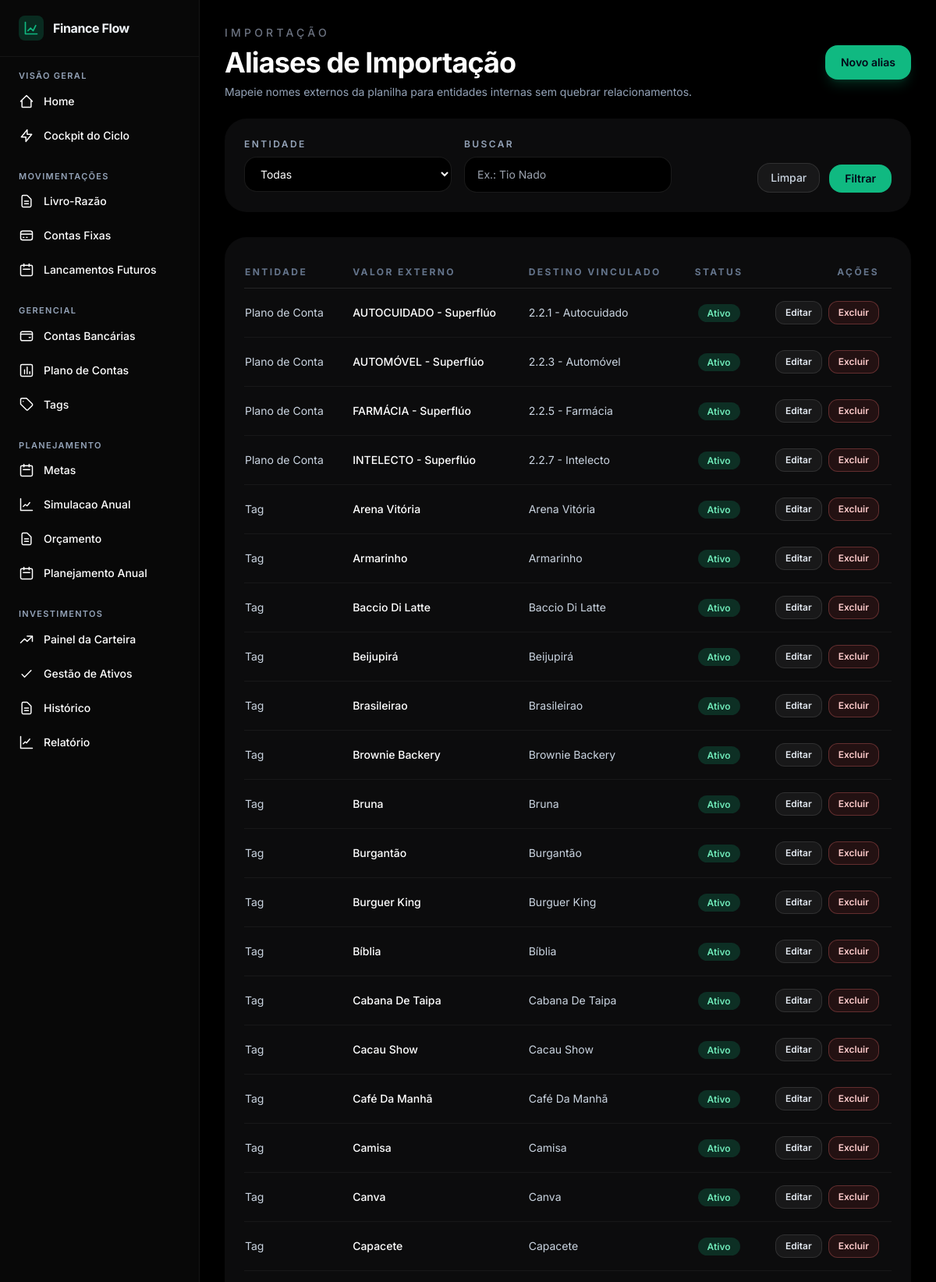
Screenshot of /importacao/aliases/ (upper part) with the database file from the repository.
### apps/transacoes/models.py (models this page shows, shortened)
class AliasImportacao(ModeloBase):
    class Entidade(models.TextChoices):
        TAG = 'Tag', 'Tag'
        PLANO_CONTA = 'PlanoConta', 'Plano de Conta'
        CONTA_BANCARIA = 'ContaBancaria', 'Conta Bancária'
    entidade = models.CharField(max_length=20, choices=Entidade.choices)
    valor_externo = models.CharField(max_length=180)
    tag = models.ForeignKey(
        'contas.Tag',
        on_delete=models.SET_NULL,
        null=True,
        blank=True,
        related_name='aliases_importacao',
    )
    plano_conta = models.ForeignKey(
        'contas.PlanoConta',
        on_delete=models.SET_NULL,
        null=True,
        blank=True,
        related_name='aliases_importacao',
    )
    conta_bancaria = models.ForeignKey(
        'contas.ContaBancaria',
        on_delete=models.SET_NULL,
        null=True,
        blank=True,
        related_name='aliases_importacao',
    )
    ativo = models.BooleanField(default=True)
    class Meta:
        verbose_name = 'Alias de Importação'
        verbose_name_plural = 'Aliases de Importação'
        ordering = ['entidade', 'valor_externo']
        unique_together = [('entidade', 'valor_externo')]

### apps/contas/models.py (models this page shows, shortened)
class Tag(ModeloBase):
    nome = models.CharField(max_length=100)
    plano_conta = models.ForeignKey(
        PlanoConta,
        on_delete=models.SET_NULL,
        null=True,
        blank=True,
        related_name='tags',
    )
    cor_hexadecimal = models.CharField(max_length=7, null=True, blank=True)
    class Meta:
        verbose_name = 'Tag'
        verbose_name_plural = 'Tags'

### apps/transacoes/views.py (the view)
# urls.py: path('importacao/aliases/', views.lista_aliases_importacao, name='lista_aliases_importacao'),
def lista_aliases_importacao(request):
	entidade = (request.GET.get('entidade') or '').strip()
	busca = (request.GET.get('q') or '').strip()
	aliases = AliasImportacao.objects.select_related('tag', 'plano_conta', 'conta_bancaria').order_by('entidade', 'valor_externo')
	if entidade:
		aliases = aliases.filter(entidade=entidade)
	if busca:
		aliases = aliases.filter(valor_externo__icontains=busca)
	for alias in aliases:
		alias.destino_resumo = _resumo_destino_alias(alias)
	context = {
		'aliases': aliases,
		'entidades': AliasImportacao.Entidade.choices,
		'filtros': {
			'entidade': entidade,
			'q': busca,
		},
	}
	return render(request, 'transacoes/importacao/lista_aliases.html', context)

### apps/transacoes/views.py (called while the page is built)
def _resumo_destino_alias(alias):
	if alias.entidade == AliasImportacao.Entidade.TAG and alias.tag_id:
		return {'id': alias.tag_id, 'nome': alias.tag.nome}
	if alias.entidade == AliasImportacao.Entidade.PLANO_CONTA and alias.plano_conta_id:
		nome = f'{alias.plano_conta.codigo} - {alias.plano_conta.nome}' if alias.plano_conta.codigo else alias.plano_conta.nome
		return {'id': alias.plano_conta_id, 'nome': nome}
	if alias.entidade == AliasImportacao.Entidade.CONTA_BANCARIA and alias.conta_bancaria_id:
		return {'id': alias.conta_bancaria_id, 'nome': alias.conta_bancaria.nome}
	return {'id': None, 'nome': 'Sem vínculo'}

### templates/transacoes/importacao/lista_aliases.html (shortened to what this page needs)
{% extends "layouts/base.html" %}
{% block content %}
<div class="mx-auto max-w-7xl">
  <div class="flex flex-col gap-4 md:flex-row md:items-center md:justify-between">
    <div>
      <p class="text-sm font-medium uppercase tracking-[0.3em] text-gray-500">Importação</p>
      <h1 class="mt-2 text-4xl font-bold tracking-tight text-white">Aliases de Importação</h1>
      <p class="mt-2 max-w-2xl text-sm text-slate-400">Mapeie nomes externos da planilha para entidades internas sem quebrar relacionamentos.</p>
    </div>
    <a href="{% url 'transacoes:novo_alias_importacao' %}" class="inline-flex items-center justify-center rounded-2xl bg-neonprimary px-5 py-3 text-sm font-semibold text-slate-950 shadow-lg shadow-neonprimary/20 transition hover:brightness-110">
      Novo alias
    </a>
  </div>
  <section class="glass-panel mt-6 rounded-[28px] p-6 shadow-2xl shadow-black/10">
    <form method="GET" class="grid grid-cols-1 gap-4 md:grid-cols-3">
      <div>
        <label for="entidade" class="mb-2 block text-xs font-semibold uppercase tracking-[0.2em] text-slate-400">Entidade</label>
        <select id="entidade" name="entidade" class="w-full rounded-2xl border border-white/10 bg-darkbg px-4 py-3 text-sm text-white outline-none transition focus:border-neonprimary/40">
          <option value="">Todas</option>
        </select>
      </div>
      <div>
        <label for="q" class="mb-2 block text-xs font-semibold uppercase tracking-[0.2em] text-slate-400">Buscar</label>
        <input id="q" name="q" value="{{ filtros.q }}" placeholder="Ex.: Tio Nado" class="w-full rounded-2xl border border-white/10 bg-darkbg px-4 py-3 text-sm text-white outline-none transition focus:border-neonprimary/40" />
      </div>
      <div class="flex items-end justify-end gap-3">
        <a href="{% url 'transacoes:lista_aliases_importacao' %}" class="inline-flex items-center rounded-2xl border border-white/10 bg-white/5 px-4 py-2 text-sm font-medium text-slate-300 transition hover:bg-white/10">Limpar</a>
        <button type="submit" class="inline-flex items-center rounded-2xl bg-neonprimary px-5 py-2 text-sm font-semibold text-slate-950 transition hover:brightness-110">Filtrar</button>
      </div>
    </form>
  </section>
  <section class="glass-panel mt-8 overflow-hidden rounded-[28px] p-6 shadow-2xl shadow-black/10">
    <div class="overflow-x-auto">
      <table class="min-w-full divide-y divide-white/10">
        <thead>
          <tr class="text-left text-xs uppercase tracking-[0.2em] text-slate-500">
            <th class="py-3 pr-4">Entidade</th>
            <th class="px-4 py-3">Valor Externo</th>
            <th class="px-4 py-3">Destino Vinculado</th>
            <th class="px-4 py-3 text-center">Status</th>
            <th class="px-4 py-3 text-right">Ações</th>
          </tr>
        </thead>
        <tbody class="divide-y divide-white/5 text-sm text-slate-200">
          {% for alias in aliases %}
            <tr class="transition hover:bg-white/[0.03]">
              <td class="py-4 pr-4 text-slate-300">{{ alias.get_entidade_display }}</td>
              <td class="px-4 py-4 font-medium text-white">{{ alias.valor_externo }}</td>
              <td class="px-4 py-4 text-slate-300">{{ alias.destino_resumo.nome }}</td>
              <td class="px-4 py-4 text-center">
                {% if alias.ativo %}
                  <span class="rounded-full bg-emerald-500/20 px-3 py-1 text-xs font-semibold text-emerald-300">Ativo</span>
                {% else %}
                  <span class="rounded-full bg-slate-500/20 px-3 py-1 text-xs font-semibold text-slate-300">Inativo</span>
                {% endif %}
              </td>
              <td class="px-4 py-4 text-right">
                <div class="inline-flex items-center gap-2">
                  <a href="{% url 'transacoes:novo_alias_importacao' %}?alias_id={{ alias.id }}" class="inline-flex items-center rounded-xl border border-white/10 bg-white/5 px-3 py-1.5 text-xs font-semibold text-slate-200 transition hover:bg-white/10">Editar</a>
                  <form method="post" action="{% url 'transacoes:excluir_alias_importacao' alias.id %}" onsubmit="return confirm('Excluir este alias?');">
                    <button type="submit" class="inline-flex items-center rounded-xl border border-red-400/30 bg-red-500/10 px-3 py-1.5 text-xs font-semibold text-red-200 transition hover:bg-red-500/20">Excluir</button>
                  </form>
                </div>
              </td>
            </tr>
          {% empty %}
            <tr>
              <td colspan="5" class="px-4 py-8 text-center text-slate-400">Nenhum alias encontrado.</td>
            </tr>
          {% endfor %}
        </tbody>
      </table>
    </div>
  </section>
</div>
{% endblock %}

### templates/layouts/base.html (style rules this page uses)
body { background-color: #0f0f0f; color: #F8FAFC; -webkit-font-smoothing: antialiased; }
.glass-panel { background: rgba(18, 18, 19, 0.7); backdrop-filter: blur(12px); border: 1px solid rgba(15, 14, 14, 0.05); }

### rows the page displays
AliasImportacao: entidade "Plano de Conta", valor_externo "AUTOCUIDADO - Superflúo", destino_resumo.nome "2.2.1 - Autocuidado", ativo "Ativo"
AliasImportacao: entidade "Plano de Conta", valor_externo "AUTOMÓVEL - Superflúo", destino_resumo.nome "2.2.3 - Automóvel", ativo "Ativo"
AliasImportacao: entidade "Plano de Conta", valor_externo "FARMÁCIA - Superflúo", destino_resumo.nome "2.2.5 - Farmácia", ativo "Ativo"
AliasImportacao: entidade "Plano de Conta", valor_externo "INTELECTO - Superflúo", destino_resumo.nome "2.2.7 - Intelecto", ativo "Ativo"
AliasImportacao: entidade "Tag", valor_externo "Arena Vitória", destino_resumo.nome "Arena Vitória", ativo "Ativo"
AliasImportacao: entidade "Tag", valor_externo "Armarinho", destino_resumo.nome "Armarinho", ativo "Ativo"
AliasImportacao: entidade "Tag", valor_externo "Baccio Di Latte", destino_resumo.nome "Baccio Di Latte", ativo "Ativo"
AliasImportacao: entidade "Tag", valor_externo "Beijupirá", destino_resumo.nome "Beijupirá", ativo "Ativo"
AliasImportacao: entidade "Tag", valor_externo "Brasileirao", destino_resumo.nome "Brasileirao", ativo "Ativo"
AliasImportacao: entidade "Tag", valor_externo "Brownie Backery", destino_resumo.nome "Brownie Backery", ativo "Ativo"
AliasImportacao: entidade "Tag", valor_externo "Bruna", destino_resumo.nome "Bruna", ativo "Ativo"
AliasImportacao: entidade "Tag", valor_externo "Burgantão", destino_resumo.nome "Burgantão", ativo "Ativo"
AliasImportacao: entidade "Tag", valor_externo "Burguer King", destino_resumo.nome "Burguer King", ativo "Ativo"
AliasImportacao: entidade "Tag", valor_externo "Bíblia", destino_resumo.nome "Bíblia", ativo "Ativo"
AliasImportacao: entidade "Tag", valor_externo "Cabana De Taipa", destino_resumo.nome "Cabana De Taipa", ativo "Ativo"
AliasImportacao: entidade "Tag", valor_externo "Cacau Show", destino_resumo.nome "Cacau Show", ativo "Ativo"
AliasImportacao: entidade "Tag", valor_externo "Café Da Manhã", destino_resumo.nome "Café Da Manhã", ativo "Ativo"
AliasImportacao: entidade "Tag", valor_externo "Camisa", destino_resumo.nome "Camisa", ativo "Ativo"
AliasImportacao: entidade "Tag", valor_externo "Canva", destino_resumo.nome "Canva", ativo "Ativo"
AliasImportacao: entidade "Tag", valor_externo "Capacete", destino_resumo.nome "Capacete", ativo "Ativo"
